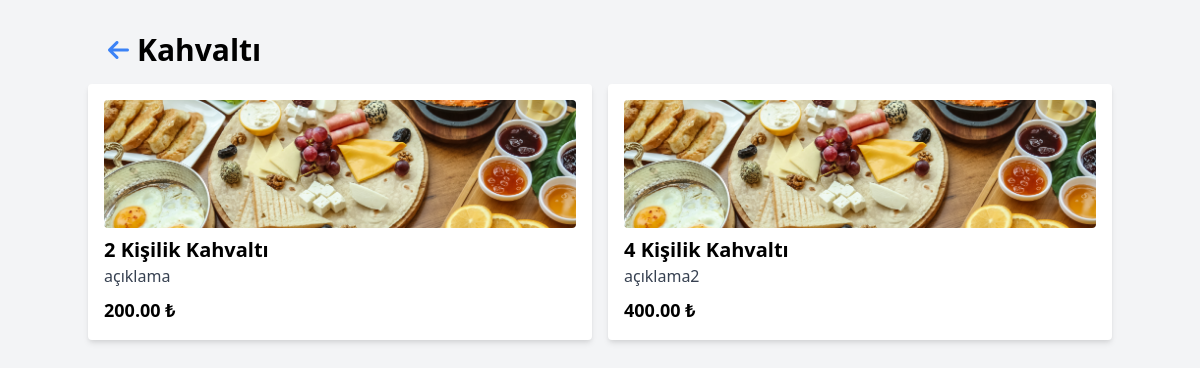
Page /category/1/ on the committed database.
### menu/models.py (models this page shows, shortened)
class Category(models.Model):
    name = models.CharField(max_length=100)
    image = models.ImageField(upload_to='categories/')
    link = models.URLField()

class MenuItem(models.Model):
    category = models.ForeignKey(Category, on_delete=models.CASCADE, related_name='menu_items')
    name = models.CharField(max_length=100)
    description = models.TextField()
    price = models.DecimalField(max_digits=10, decimal_places=2)
    image = models.ImageField(upload_to='menu_items/')

### menu/views.py (the view)
# urls.py: path('category/<int:category_id>/', category_detail, name='category_detail'),
def category_detail(request, category_id):
    category = get_object_or_404(Category, id=category_id)
    menu_items = category.menu_items.all()
    return render(request, 'menu/category_detail.html', {'category': category, 'menu_items': menu_items})

### menu/templates/menu/category_detail.html (shortened to what this page needs)
<!DOCTYPE html>
<html lang="en">
<head>
    <link href="https://cdnjs.cloudflare.com/ajax/libs/tailwindcss/2.2.19/tailwind.min.css" rel="stylesheet">
    <link rel="stylesheet" href="https://cdnjs.cloudflare.com/ajax/libs/font-awesome/6.0.0-beta3/css/all.min.css">
    {% load static %}
    <link rel="stylesheet" href="{% static 'css/spinner.css' %}">
</head>
<body class="bg-gray-100">
    <div class="container mx-auto py-8">
        <div class="flex items-center mb-4 ml-5">
            <a href="{% url 'home' %}" class="text-blue-500 text-2xl mr-2 hover:text-blue-700">
                <i class="fas fa-arrow-left"></i>
            </a>
            <h1 class="text-3xl font-bold">{{ category.name }}</h1>
        </div>
        <div class="grid grid-cols-1 sm:grid-cols-2 md:grid-cols-2 gap-4">
            {% for item in menu_items %}
            <div class="bg-white shadow-md rounded p-4">
                <img src="{{ item.image.url }}" alt="{{ item.name }}" class="w-full h-32 object-cover rounded">
                <h2 class="text-xl font-semibold mt-2">{{ item.name }}</h2>
                <p class="text-gray-700">{{ item.description }}</p>
                <p class="text-lg font-bold mt-2">{{ item.price }} ₺</p>
            </div>
            {% endfor %}
        </div>
    </div>
</body>
</html>

### rows in the picture
Category: name "Kahvaltı"
MenuItem: image (picture), name "2 Kişilik Kahvaltı", description "açıklama", price "200.00"
MenuItem: image (picture), name "4 Kişilik Kahvaltı", description "açıklama2", price "400.00"
